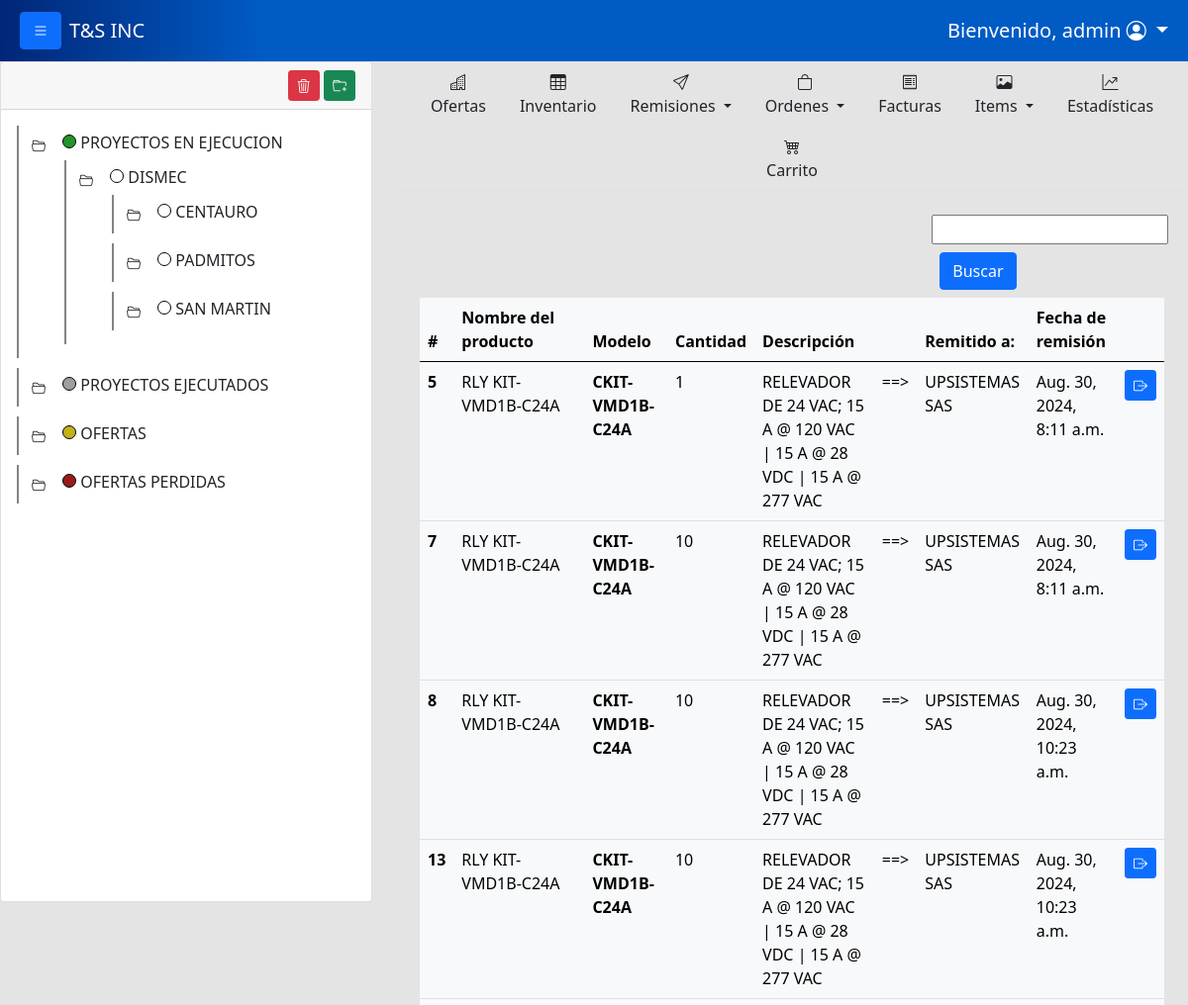
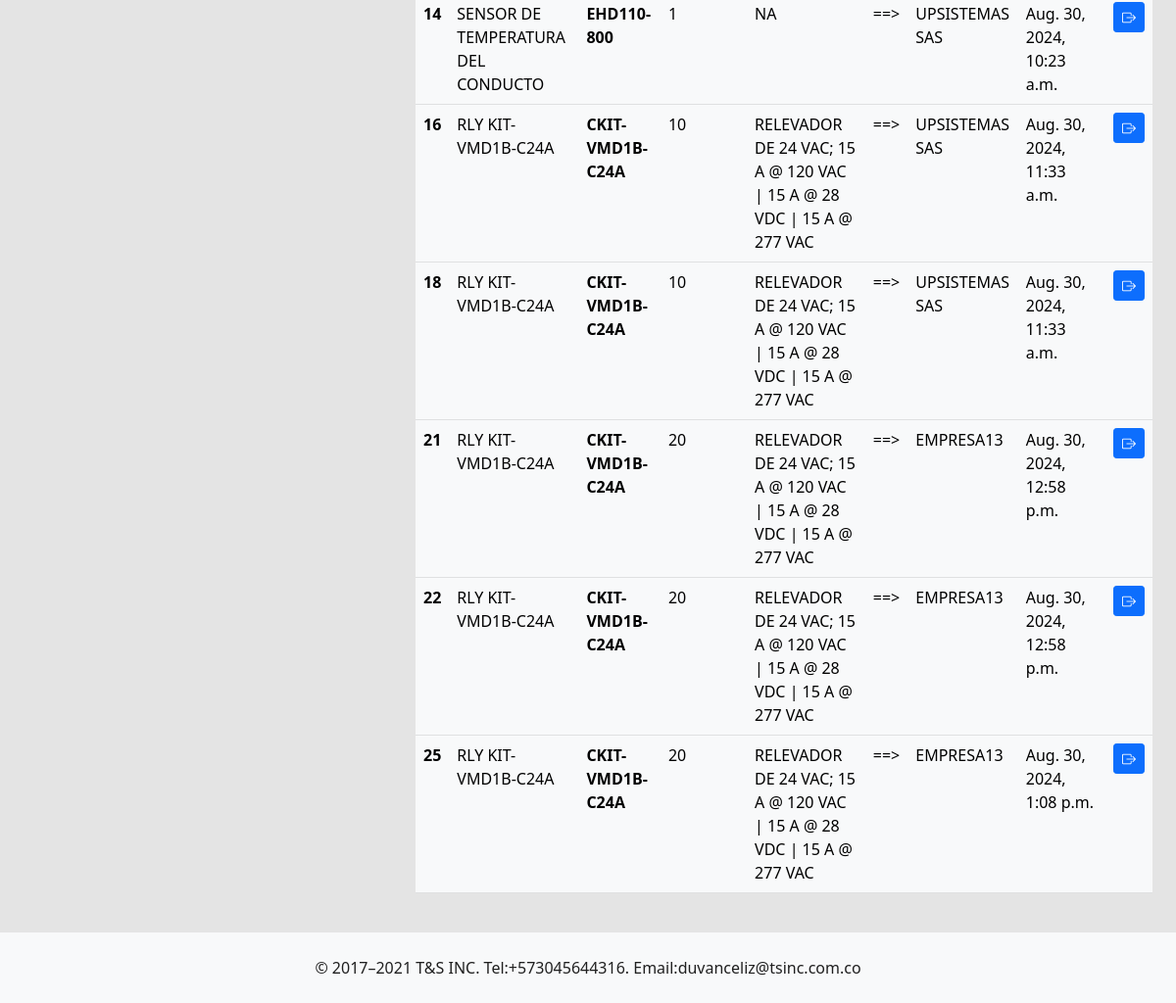
The page /productshipped/ (signed in) on the database its author committed (2 pictures, top to bottom).
### tsinc/models.py (models this page shows, shortened)
class Folder(models.Model):
    name = models.CharField(max_length=200)
    order = models.PositiveIntegerField(default=0)
    color = models.CharField(max_length=50, null=True, blank=True)
    parent = models.ForeignKey('self', on_delete=models.CASCADE, null=True, blank=True, related_name='children')
    project = models.ForeignKey(Project, on_delete=models.SET_NULL, null=True, blank=True)
    usersession = models.ForeignKey(User,on_delete=models.SET_NULL, null=True, blank=True )
    date = models.DateTimeField(default=timezone.now)
    class Meta:
        verbose_name = "Carpeta"
        verbose_name_plural = "Carpetas"
        ordering = ['order']

class ProductSent(models.Model):
    product = models.ForeignKey(Product,on_delete=models.CASCADE)
    quantity = models.IntegerField(default=0)
    price = models.FloatField(default=0)
    remission = models.ForeignKey(Remission,on_delete=models.CASCADE,null=True)
    discounted = models.BooleanField(default=False)

class Product(models.Model):
    code = models.CharField(max_length=200, default=None)
    product_name = models.CharField(max_length=200, default=None)
    factory_ref = models.CharField(max_length=200, default=None)
    model = models.CharField(max_length=200, default=None)
    sale_price = models.FloatField(default=0)
    sale_price_cop = models.FloatField(default=0)
    purcharse_price = models.FloatField(default=0)
    purcharse_price_cop = models.FloatField(default=0)
    brand = models.CharField(max_length=200, default=None)
    location = models.CharField(max_length=200, default=None)
    quantity = models.IntegerField()
    point = models.CharField(max_length=100,null=True,blank=True)
    observation =models.CharField(max_length=250, null=True)
    description = models.TextField(validators=[MaxLengthValidator(500)], null=True)
    min_stock = models.IntegerField(default=0)
    iva = models.BooleanField(default=False)
    date = models.DateField(default=datetime.date.today)

class Remission(models.Model):
    number = models.CharField(max_length=200, null= True)
    city = models.CharField(max_length=200)
    company = models.CharField(max_length=200)
    nit = models.CharField(max_length=200)
    location = models.CharField(max_length=200)
    contruction_site= models.CharField(max_length=250, null=True)
    supplier = models.CharField(max_length=250, null=True)
    responsible = models.CharField(max_length=200)
    order_number = models.CharField(max_length=100, null=True)
    observation = models.CharField(max_length=250, null=True)
    date = models.DateTimeField(default=timezone.now)
    usersession = models.ForeignKey(User,on_delete=models.SET_NULL, null=True, blank=True )
    project = models.ForeignKey(Project,on_delete=models.CASCADE, null=True, blank=True)

### tsinc/views.py (the view)
# urls.py: path('productshipped/', views.product_shipped, name='product_shipped'),
@user_passes_test(staff_required,login_url='/accessdenied/')
@login_required
def product_shipped(request):
    products_shipped = ProductSent.objects.all()[:10]
    search = request.GET.get('search')
    if search:
        products = Product.objects.filter(Q(product_name__icontains= search) | Q(model__icontains= search))
        products_shipped = ProductSent.objects.filter(product__in = products)
    is_staff = staff_required(request.user)
    return render(request,'productshipped.html',{'products':products_shipped,'is_staff':is_staff})

### tsinc/context_processors.py (called while the page is built)
def folder_tree(request):
    folders = Folder.objects.select_related('parent').order_by('parent_id', 'order')
    return {
        'folder_tree':folders
    }

def get_user(request):
    return {
        'user':request.user
    }

### tsinc/views.py (called while the page is built)
def staff_required(user):
    return user.is_staff

### tsinc/templates/productshipped.html
{% extends 'layout_with_folder_tree.html' %} {% block body %}
<div class="container">
  <div class="row">
    <div class="col-md-4">
    </div>
    <div class="col-md-4">
    </div>
    <div class="col-md-4">
      <form id="form-search">
        <input id="input-search" type="text" name="search"/>
        <button id="btn-search" class="btn btn-primary m-2" type="submit">
          Buscar
        </button>
      </form>
    </div>
  </div>
    <div class="row">
       <div class="col-md-12">
        <div class="table-responsive">
          <table class="table table-hover table-light">
            <thead>
              <tr>
                <th scope="col">#</th>
                <th scope="col">Nombre del producto</th>
                <th scope="col">Modelo</th>
                <th scope="col">Cantidad</th>
                <th scope="col">Descripción</th>
                <th scope="col"></th>
                <th scope="col">Remitido a:</th>
                <th scope="col">Fecha de remisión</th>
                <th></th>
              </tr>
            </thead>
            <tbody>
              <tr>
                {% for product in products %}
                <th scope="row">{{product.id}}</th>
                <td>{{product.product.product_name}}</td>
                <th>{{product.product.model}}</th>
                <td>{{product.quantity}}</td>
                <td>{{product.product.description}}</td>
                <td> ==> </td>
                <td>{{product.remission.company}}</td>
                <td>{{product.remission.date}}</td>
                <td>
                    <a class="btn btn-primary btn-sm" href="{% url 'show_remission' product.remission.id %}" data-bs-toggle="tooltip" data-bs-placement="top" title="Ver detalles de remisión"> <i class="bi bi-box-arrow-right"></i></a>
                </td>
              </tr>
              {%endfor%}
            </tbody>
          </table>
        </div>
       </div>
    </div>
  </div>
{% endblock %}

### tsinc/templates/layout_with_folder_tree.html (shortened to what this page needs)
{% load static %}
<!DOCTYPE html>
<html lang="es">
  <head>
    <link
      href="https://cdn.jsdelivr.net/npm/bootstrap@5.0.2/dist/css/bootstrap.min.css"
      rel="stylesheet"
    />
    <link rel="stylesheet" href="https://cdn.jsdelivr.net/npm/bootstrap-icons@1.11.3/font/bootstrap-icons.min.css">
    <link rel="stylesheet" href="{% static 'css/styles.css' %}">
    <link rel="stylesheet" href="{% static 'css_w/styles_workspace.css' %}">
  </head>
      <nav class="navbar navbar-expand-lg navbar navbar-dark" style="background: linear-gradient(90deg, rgba(1,38,119,1) 0%, rgba(0,91,197,1) 22%, rgba(0,91,197,1) 100%);">
        <div class="container-fluid">
          <div class="mx-2">
          <button class="btn btn-primary" id="btn-open-close-nav"><i class="bi bi-list"></i></button>
          </div>
          <a class="navbar-brand" href="#" >T&S INC</a>
          <div class="collapse navbar-collapse justify-content-end" id="navbarNavAltMarkup">
            <div class="navbar-nav">
              {% if user.is_staff %}
              <li class="nav-item dropdown">
                <a class="nav-link dropdown-toggle fs-5 text-white text-center" href="#" id="navbarDarkDropdownMenuLink" role="button" data-bs-toggle="dropdown" aria-expanded="false">
                  <span class="fs-5">Bienvenido, {{user.username}}</span>
                  <i class="bi bi-person-circle"></i>
                </a>
              </li>
              {% endif %}
            </div>
          </div>
        </div>
      </nav>
    <body >
      <div class="continer-flow content">
        <div class="row row-cols-2">
            <div class="col" style="display: none;  width: 400px;" id="nav-tree">
              <div class="card">
                <div class="card-header">
                    <div class="row">
                      <div class="col-8">
                      </div>
                      <div class="col-4 text-end">
                          <button id="btn-hidden-delete-folder" class="btn btn-danger btn-sm" ><i class="bi bi-trash3"></i></button>
                          <button id="btn-hidden-folder" class="btn btn-success btn-sm"><i class="bi bi-folder-plus"></i></button>
                      </div>
                    </div>
                </div>
                <div class="card-body workspace-nav">
                  <ul id="tree" >
                      {% include 'workspace_comp/subfolder_tree.html' with folders=folder_tree parent=None %}
                </ul>
                </div>
              </div>
            </div>
            <div class="col-md">
              <ul class="nav nav-tabs justify-content-center mb-4">
                <li class="nav-item">
                  <a class="nav-link text-dark text-center" href="{% url 'show_all_offers' %}">
                    <i class="bi bi-buildings d-block"></i>
                    Ofertas
                  </a>
                </li>
                <li class="nav-item">
                  <a class="nav-link text-dark text-center" href="{% url 'product' %}">
                    <i class="bi bi-table d-block"></i>
                    Inventario
                  </a>
                </li>
                <li class="nav-item dropdown">
                  <a class="nav-link dropdown-toggle text-center text-dark" data-bs-toggle="dropdown" href="#" role="button" aria-expanded="false">
                    <i class="bi bi-send d-block"></i>
                     Remisiones
                  </a>
                </li>
                <li class="nav-item dropdown">
                  <a class="nav-link dropdown-toggle text-center text-dark" data-bs-toggle="dropdown" href="#" role="button" aria-expanded="false">
                    <i class="bi bi-bag d-block"></i>
                    Ordenes
                  </a>
                </li>
                <li class="nav-item">
                  <a class="nav-link text-dark text-center" href="{% url 'invoices' %}">
                    <i class="bi bi-receipt d-block"></i>
                    Facturas
                  </a>
                </li>
                <li class="nav-item dropdown">
                  <a class="nav-link dropdown-toggle text-center text-dark" data-bs-toggle="dropdown" href="#" role="button" aria-expanded="false">
                    <i class="bi bi-image d-block"></i>
                  Items
                  </a>
                </li>
                <li class="nav-item">
                  <a class="nav-link text-dark text-center" href="{% url 'order_statictics' %}">
                    <i class="bi bi-graph-up-arrow d-block"></i>
                    Estadísticas
                  </a>
                </li>
                <li class="nav-item">
                  <a class="nav-link text-dark text-center" href="{% url 'carpage' %}">
                    <i class="bi bi-cart4 d-block"></i>
                    Carrito
                  </a>
                </li>
              </ul>
                {% block body %} {% endblock %}
            </div>
        </div>
      </div>
        <footer class="bg-light mt-4 d-flex justify-content-center">
          <div class="p-4">© 2017–2021 T&S INC. Tel:+573045644316. Email:duvanceliz@tsinc.com.co
         </div>
        </footer>
    </body>
</html>

### tsinc/templates/workspace_comp/subfolder_tree.html (shortened to what this page needs)
{% for folder in folders %}
    {% if folder.parent_id == parent %}
    <li data-id="{{folder.id}}">
            <span class="toggle-button " onclick="toggleSubfolders(this)"> <button class="btn btn btn-sm "><i class="bi bi-folder2-open"></i></button> </span>
            <div id="folder-color-indicator" style="background: {{folder.color}};"></div>
            <a href="{% url 'overview_folder' folder.id %}" class="text-dark" style="text-decoration: none;" >{{ folder.name }}</a>
            {% if folder.children.exists %}
                <ul data-id="{{folder.id}}" style="display: none;">
                    {% include 'workspace_comp/subfolder_tree.html' with folders=folders parent=folder.id %}
                </ul>
            {% else %}
            <ul>
            </ul>
            {% endif %}
        </li>
    {% endif %}
{% endfor %}

### tsinc/static/css/styles.css (style rules this page uses)
body { background: #e4e4e4; color: #202020; height: 100vh; overflow-x: hidden; overflow-y: auto; }
html, body { height: 100%; margin: 0; }
body { display: flex; flex-direction: column; }
.content { flex: 1; }
ul { list-style-type: none; }
ul ul { margin-left: 10px; }
.toggle-button { cursor: pointer; font-size: 12px; margin-right: 5px; }
.workspace-nav { height: 800px; overflow-y: scroll; }
.workspace-nav { width: 100%; overflow-x: scroll; white-space: nowrap; }
#tree { list-style-type: none; margin: 0; padding: 0; }
#tree li { margin-bottom: 10px; padding: 4px; border-left: 2px solid #838383; cursor: pointer; }
#tree ul { margin-left: 10px; }

### tsinc/static/css_w/styles_workspace.css (style rules this page uses)
#folder-color-indicator { width: 14px; height: 14px; background-color: blueviolet; display: inline-block; border-radius: 10px; border: 1px solid black; }

### rows shown on the page
Folder: name "PROYECTOS EN EJECUCION"
Folder: name "DISMEC"
Folder: name "CENTAURO"
Folder: name "PADMITOS"
Folder: name "SAN MARTIN"
Folder: name "PROYECTOS EJECUTADOS"
Folder: name "OFERTAS"
Folder: name "OFERTAS PERDIDAS"
ProductSent: id "5", product.product_name "RLY KIT-VMD1B-C24A", product.model "CKIT-VMD1B-C24A", quantity "1", product.description "RELEVADOR DE 24 VAC; 15 A @ 120 VAC | 15 A @ 28 VDC | 15 A @ 277 VAC", remission.company "UPSISTEMAS SAS", remission "Aug. 30, 2024, 8:11 a.m."
ProductSent: id "7", product.product_name "RLY KIT-VMD1B-C24A", product.model "CKIT-VMD1B-C24A", quantity "10", product.description "RELEVADOR DE 24 VAC; 15 A @ 120 VAC | 15 A @ 28 VDC | 15 A @ 277 VAC", remission.company "UPSISTEMAS SAS", remission "Aug. 30, 2024, 8:11 a.m."
ProductSent: id "8", product.product_name "RLY KIT-VMD1B-C24A", product.model "CKIT-VMD1B-C24A", quantity "10", product.description "RELEVADOR DE 24 VAC; 15 A @ 120 VAC | 15 A @ 28 VDC | 15 A @ 277 VAC", remission.company "UPSISTEMAS SAS", remission "Aug. 30, 2024, 10:23 a.m."
ProductSent: id "13", product.product_name "RLY KIT-VMD1B-C24A", product.model "CKIT-VMD1B-C24A", quantity "10", product.description "RELEVADOR DE 24 VAC; 15 A @ 120 VAC | 15 A @ 28 VDC | 15 A @ 277 VAC", remission.company "UPSISTEMAS SAS", remission "Aug. 30, 2024, 10:23 a.m."
ProductSent: id "14", product.product_name "SENSOR DE TEMPERATURA DEL CONDUCTO", product.model "EHD110-800", quantity "1", product.description "NA", remission.company "UPSISTEMAS SAS", remission "Aug. 30, 2024, 10:23 a.m."
ProductSent: id "16", product.product_name "RLY KIT-VMD1B-C24A", product.model "CKIT-VMD1B-C24A", quantity "10", product.description "RELEVADOR DE 24 VAC; 15 A @ 120 VAC | 15 A @ 28 VDC | 15 A @ 277 VAC", remission.company "UPSISTEMAS SAS", remission "Aug. 30, 2024, 11:33 a.m."
ProductSent: id "18", product.product_name "RLY KIT-VMD1B-C24A", product.model "CKIT-VMD1B-C24A", quantity "10", product.description "RELEVADOR DE 24 VAC; 15 A @ 120 VAC | 15 A @ 28 VDC | 15 A @ 277 VAC", remission.company "UPSISTEMAS SAS", remission "Aug. 30, 2024, 11:33 a.m."
ProductSent: id "21", product.product_name "RLY KIT-VMD1B-C24A", product.model "CKIT-VMD1B-C24A", quantity "20", product.description "RELEVADOR DE 24 VAC; 15 A @ 120 VAC | 15 A @ 28 VDC | 15 A @ 277 VAC", remission.company "EMPRESA13", remission "Aug. 30, 2024, 12:58 p.m."
ProductSent: id "22", product.product_name "RLY KIT-VMD1B-C24A", product.model "CKIT-VMD1B-C24A", quantity "20", product.description "RELEVADOR DE 24 VAC; 15 A @ 120 VAC | 15 A @ 28 VDC | 15 A @ 277 VAC", remission.company "EMPRESA13", remission "Aug. 30, 2024, 12:58 p.m."
ProductSent: id "25", product.product_name "RLY KIT-VMD1B-C24A", product.model "CKIT-VMD1B-C24A", quantity "20", product.description "RELEVADOR DE 24 VAC; 15 A @ 120 VAC | 15 A @ 28 VDC | 15 A @ 277 VAC", remission.company "EMPRESA13", remission "Aug. 30, 2024, 1:08 p.m."

### other values the page prints
{{ user.username }} "admin"
